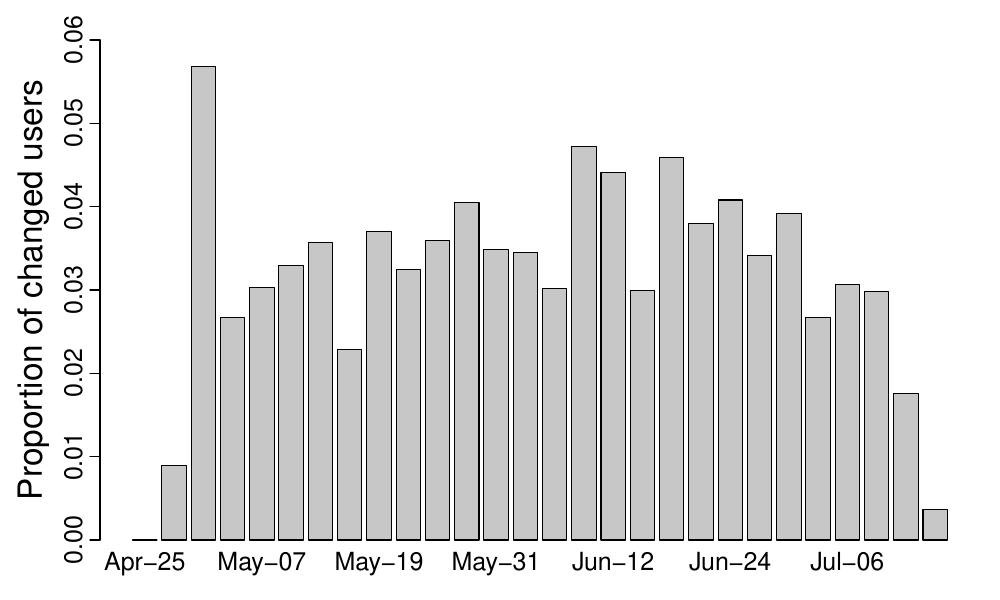

Write the R code that produced this figure.
library(xts)
dt <- seq(as.POSIXct("2013-04-25"), as.POSIXct("2013-07-15"), by=3600*24*3)
dt.seq <- xts(rep(NA, length(dt)), order.by=dt)

res <- xts(rep(0, length(dt.seq)), order.by=dt)
for ( i in seq(length(dataList)) ){
  user <- na.omit(dataList[[i]])
  user["atime"] <- (user$stime+user$etime)/2
  user['cf'] <- user$pp>0.8
  atime <- as.POSIXct(user$atime, origin="1970-01-01")
  obs <- cumsum(na.omit(xts(as.numeric(user$cf), atime, na.a)))
  mobs <- na.locf(merge(dt.seq, obs)[,2])
  mobs[is.na(mobs)] <- 0
  r <- diff(merge(dt.seq, mobs, join="inner")[,2])
  r[is.na(r)] <- 0
  res <- res + r
}

fmt <- "%b-%d"
labs <- format(time(res), fmt)
pdf("changeEvent.pdf", width=10, height=6)
par(mar=c(3,5,2,1), mgp=c(2.7,0.7,0), cex.axis=1.5, cex.lab=2)
barplot(res/length(dataList), ylim=c(0,0.06), names.arg=labs, 
        ylab="Proportion of changed users", col="grey78")
dev.off()

